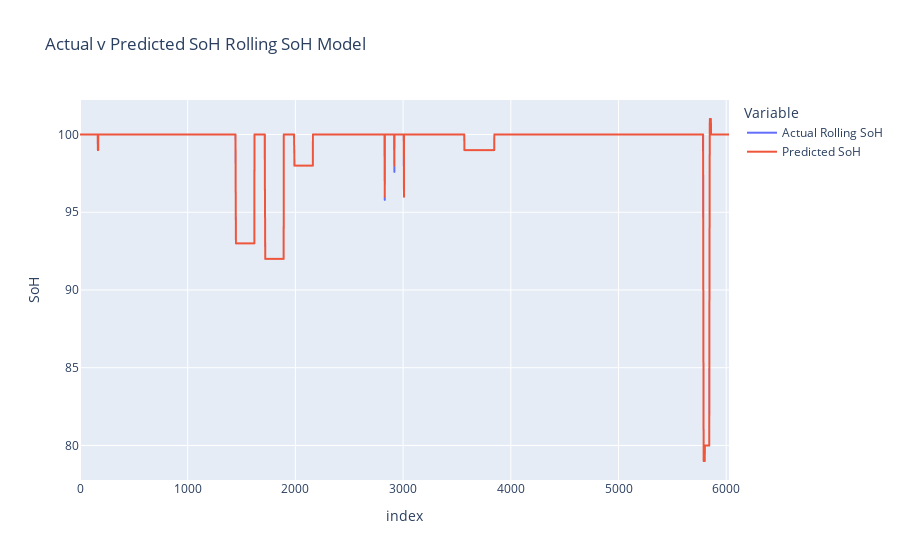

This figure's notebook cell:
### Code cell
split_index = int(len(pandas_df) * 0.75) # Splitting 3/4th for training and 1/4th for testing
train_df = pandas_df[:split_index]
test_df = pandas_df[split_index:]

# Grouping the DataFrame by battery_name
groups_train = train_df.groupby('uid')
groups_test = test_df.groupby('uid')

# Iterate over each group and train a linear regression model
models = {}
lr_model = LinearRegression()
TIME_STEPS = 15  # Choose the number of past time steps to consider (Also the number of features to give to model)
# Training model on all the data
initial_training_X = np.empty((0,TIME_STEPS))
initial_training_y = np.empty(0)
initial_training_dates = np.empty(0)
for name, group in groups_train:
    group['rolling_soh'] = group['soh'].rolling(5).mean()
    group['rolling_soh'] = group['rolling_soh'].fillna(method='bfill')
    
    initial_date = group['event_time'].iloc[TIME_STEPS]
    initial_date = datetime.strptime(initial_date, '%Y-%m-%d %H:%M:%S')
    X, y, dates = create_dataset(group['rolling_soh'], group['rolling_soh'], TIME_STEPS, initial_date)
    
    initial_training_X = np.concatenate((initial_training_X, X))
    initial_training_y = np.concatenate((initial_training_y, y))
    initial_training_dates = np.concatenate((initial_training_dates, dates))



lr_model.fit(initial_training_X, initial_training_y)
y_pred = lr_model.predict(initial_training_X)

y_pred = np.round(y_pred, decimals=0)
rmse_training = np.sqrt(mean_squared_error(initial_training_y, y_pred))
print("Root Mean Squared Error during Training:", rmse_training)

# plotting matplotlib
plt.figure(figsize=(10, 6))
plt.plot(initial_training_y, label='Actual SoH')
plt.plot(y_pred, label='Predicted SoH')
plt.xlabel('Time')
plt.ylabel('SoH')
plt.title('Actual vs. Predicted SoH')
plt.legend()
plt.show()

# plotting plotly
plotting_df = pd.DataFrame({
    'Date': initial_training_dates,
    'Actual Rolling SoH': initial_training_y,
    'Predicted SoH': y_pred
})
df_melted = plotting_df.reset_index().melt(id_vars='index', value_vars=['Actual Rolling SoH', 'Predicted SoH'], var_name='Variable', value_name='SoH')
fig = px.line(df_melted, x='index', y='SoH',  color='Variable', title='Actual v Predicted SoH Rolling SoH Model')
fig.show()

### Figure 1 — Plotly figure (JSON) as saved in the notebook; plotly's stock layout.template omitted (floating-point values rounded to 4 significant figures; data arrays with more than 128 entries replaced by an {"elided": "..."} marker saying what was removed)
{"data": [{"hovertemplate": "Variable=Actual Rolling SoH<br>index=%{x}<br>SoH=%{y}<extra></extra>", "legendgroup": "Actual Rolling SoH", "line": {"color": "#636efa", "dash": "solid"}, "marker": {"symbol": "circle"}, "mode": "lines", "name": "Actual Rolling SoH", "showlegend": true, "type": "scattergl", "x": {"elided": "6027 int values"}, "xaxis": "x", "y": {"elided": "6027 float values"}, "yaxis": "y"}, {"hovertemplate": "Variable=Predicted SoH<br>index=%{x}<br>SoH=%{y}<extra></extra>", "legendgroup": "Predicted SoH", "line": {"color": "#EF553B", "dash": "solid"}, "marker": {"symbol": "circle"}, "mode": "lines", "name": "Predicted SoH", "showlegend": true, "type": "scattergl", "x": {"elided": "6027 int values"}, "xaxis": "x", "y": {"elided": "6027 int values"}, "yaxis": "y"}], "layout": {"legend": {"title": {"text": "Variable"}, "tracegroupgap": 0}, "title": {"text": "Actual v Predicted SoH Rolling SoH Model"}, "xaxis": {"anchor": "y", "domain": [0, 1], "title": {"text": "index"}}, "yaxis": {"anchor": "x", "domain": [0, 1], "title": {"text": "SoH"}}}}
